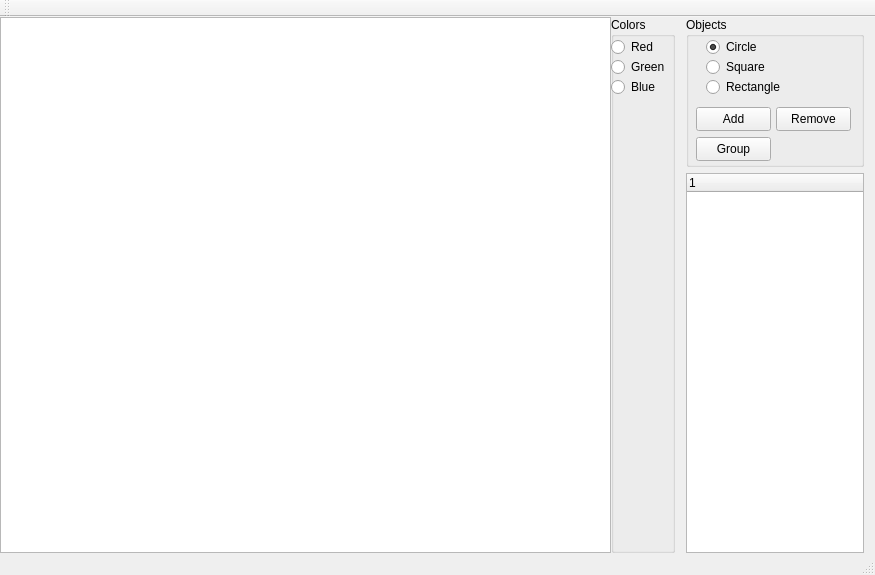
<?xml version="1.0" encoding="UTF-8"?>
<ui version="4.0">
 <class>VirtualWorldClass</class>
 <widget class="QMainWindow" name="VirtualWorldClass">
  <property name="geometry">
   <rect>
    <x>0</x>
    <y>0</y>
    <width>875</width>
    <height>575</height>
   </rect>
  </property>
  <property name="windowTitle">
   <string>VirtualWorld</string>
  </property>
  <widget class="QWidget" name="centralWidget">
   <layout class="QHBoxLayout" name="horizontalLayout">
    <property name="spacing">
     <number>0</number>
    </property>
    <property name="leftMargin">
     <number>0</number>
    </property>
    <property name="topMargin">
     <number>0</number>
    </property>
    <property name="rightMargin">
     <number>0</number>
    </property>
    <property name="bottomMargin">
     <number>0</number>
    </property>
    <item>
     <widget class="QWidget" name="widget" native="true">
      <layout class="QHBoxLayout" name="horizontalLayout_2">
       <property name="spacing">
        <number>0</number>
       </property>
       <property name="leftMargin">
        <number>0</number>
       </property>
       <property name="topMargin">
        <number>0</number>
       </property>
       <property name="rightMargin">
        <number>0</number>
       </property>
       <property name="bottomMargin">
        <number>0</number>
       </property>
       <item>
        <widget class="QGraphicsView" name="graphicsView">
         <property name="dragMode">
          <enum>QGraphicsView::NoDrag</enum>
         </property>
         <property name="viewportUpdateMode">
          <enum>QGraphicsView::SmartViewportUpdate</enum>
         </property>
        </widget>
       </item>
       <item>
        <widget class="QGroupBox" name="groupBox_2">
         <property name="title">
          <string>Colors</string>
         </property>
         <widget class="QRadioButton" name="radioButton_Blue">
          <property name="geometry">
           <rect>
            <x>0</x>
            <y>60</y>
            <width>89</width>
            <height>20</height>
           </rect>
          </property>
          <property name="text">
           <string>Blue</string>
          </property>
         </widget>
         <widget class="QRadioButton" name="radioButton_Red">
          <property name="geometry">
           <rect>
            <x>0</x>
            <y>20</y>
            <width>89</width>
            <height>20</height>
           </rect>
          </property>
          <property name="text">
           <string>Red</string>
          </property>
         </widget>
         <widget class="QRadioButton" name="radioButton_Green">
          <property name="geometry">
           <rect>
            <x>0</x>
            <y>40</y>
            <width>89</width>
            <height>20</height>
           </rect>
          </property>
          <property name="text">
           <string>Green</string>
          </property>
         </widget>
        </widget>
       </item>
      </layout>
     </widget>
    </item>
    <item>
     <widget class="QWidget" name="widget_2" native="true">
      <property name="minimumSize">
       <size>
        <width>200</width>
        <height>0</height>
       </size>
      </property>
      <property name="maximumSize">
       <size>
        <width>200</width>
        <height>16777215</height>
       </size>
      </property>
      <layout class="QVBoxLayout" name="verticalLayout">
       <property name="topMargin">
        <number>0</number>
       </property>
       <property name="bottomMargin">
        <number>0</number>
       </property>
       <item>
        <widget class="QGroupBox" name="groupBox">
         <property name="minimumSize">
          <size>
           <width>0</width>
           <height>150</height>
          </size>
         </property>
         <property name="title">
          <string>Objects</string>
         </property>
         <widget class="QRadioButton" name="radioButton_Circle">
          <property name="geometry">
           <rect>
            <x>20</x>
            <y>20</y>
            <width>89</width>
            <height>20</height>
           </rect>
          </property>
          <property name="text">
           <string>Circle</string>
          </property>
          <property name="checked">
           <bool>true</bool>
          </property>
         </widget>
         <widget class="QRadioButton" name="radioButton_Square">
          <property name="geometry">
           <rect>
            <x>20</x>
            <y>40</y>
            <width>89</width>
            <height>20</height>
           </rect>
          </property>
          <property name="text">
           <string>Square</string>
          </property>
         </widget>
         <widget class="QRadioButton" name="radioButton_Rectangle">
          <property name="geometry">
           <rect>
            <x>20</x>
            <y>60</y>
            <width>89</width>
            <height>20</height>
           </rect>
          </property>
          <property name="text">
           <string>Rectangle</string>
          </property>
         </widget>
         <widget class="QPushButton" name="Object_GroupButton">
          <property name="geometry">
           <rect>
            <x>10</x>
            <y>120</y>
            <width>75</width>
            <height>24</height>
           </rect>
          </property>
          <property name="text">
           <string>Group</string>
          </property>
         </widget>
         <widget class="QPushButton" name="Object_AddButton">
          <property name="geometry">
           <rect>
            <x>10</x>
            <y>90</y>
            <width>75</width>
            <height>24</height>
           </rect>
          </property>
          <property name="text">
           <string>Add</string>
          </property>
         </widget>
         <widget class="QPushButton" name="Object_RemoveButton">
          <property name="geometry">
           <rect>
            <x>90</x>
            <y>90</y>
            <width>75</width>
            <height>24</height>
           </rect>
          </property>
          <property name="text">
           <string>Remove</string>
          </property>
         </widget>
        </widget>
       </item>
       <item>
        <widget class="QTreeWidget" name="treeWidget">
         <property name="selectionMode">
          <enum>QAbstractItemView::MultiSelection</enum>
         </property>
         <column>
          <property name="text">
           <string notr="true">1</string>
          </property>
         </column>
        </widget>
       </item>
      </layout>
     </widget>
    </item>
   </layout>
  </widget>
  <widget class="QMenuBar" name="menuBar">
   <property name="geometry">
    <rect>
     <x>0</x>
     <y>0</y>
     <width>875</width>
     <height>22</height>
    </rect>
   </property>
  </widget>
  <widget class="QToolBar" name="mainToolBar">
   <attribute name="toolBarArea">
    <enum>TopToolBarArea</enum>
   </attribute>
   <attribute name="toolBarBreak">
    <bool>false</bool>
   </attribute>
  </widget>
  <widget class="QStatusBar" name="statusBar"/>
 </widget>
 <layoutdefault spacing="6" margin="11"/>
 <resources>
  <include location="virtualworld.qrc"/>
 </resources>
 <connections/>
</ui>
